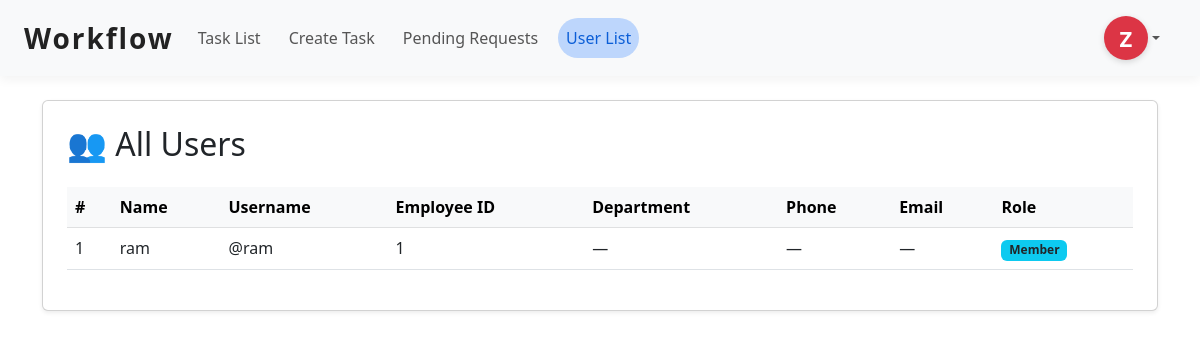
Page /users/ (signed in) on the earlier database version.
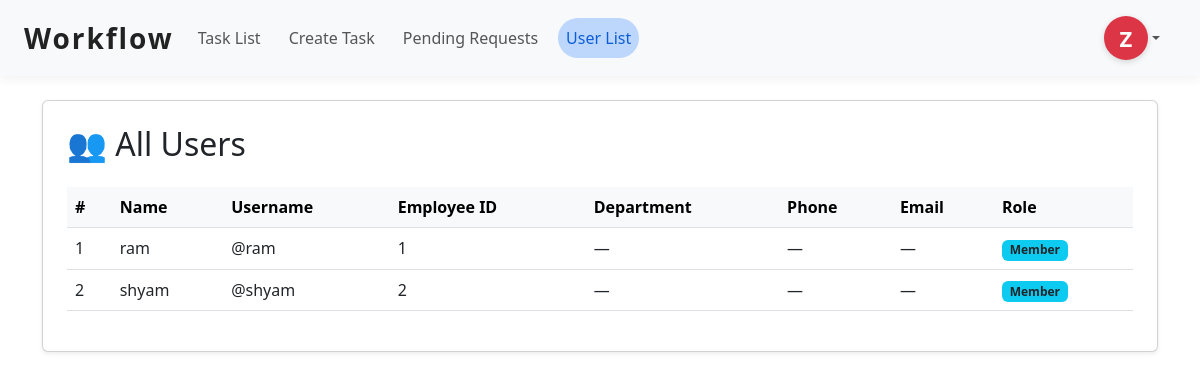
Same page on the later database version.
### accounts/models.py (models this page shows, shortened)
class CustomUser(AbstractUser):
    employee_id = models.CharField(max_length=20, unique=True)
    name = models.CharField(max_length=100)
    department = models.CharField(max_length=100, blank=True, null=True)  # new
    phone_number = models.CharField(max_length=20, blank=True, null=True)  # new
    is_first_login = models.BooleanField(default=True)

### accounts/views.py (the view)
# urls.py: path('users/', user_list, name='user_list'),
@login_required
@user_passes_test(is_admin_or_manager)
def user_list(request):
    users = CustomUser.objects.filter(is_superuser=False)
    return render(request, 'accounts/user_list.html', {'users': users})

### accounts/context_processors.py (called while the page is built)
def pending_requests_count(request):
    if request.user.is_authenticated and request.user.is_superuser:
        count = SignupRequest.objects.count()
        return {'pending_requests_count': count}
    return {'pending_requests_count': 0}

### accounts/views.py (called while the page is built)
def is_admin_or_manager(user):
    return user.is_superuser or user.groups.filter(name='Manager').exists()

### accounts/templates/accounts/user_list.html (shortened to what this page needs)
{% extends 'accounts/base.html' %}
{% block content %}
<div class="card shadow-sm p-4">
  <h2 class="mb-4">👥 All Users</h2>
  <div class="table-responsive">
    <table class="table table-hover align-middle">
      <thead class="table-light">
        <tr>
          <th scope="col">#</th>
          <th scope="col">Name</th>
          <th scope="col">Username</th>
          <th scope="col">Employee ID</th>
          <th scope="col">Department</th>
          <th scope="col">Phone</th>
          <th scope="col">Email</th>
          <th scope="col">Role</th>
        </tr>
      </thead>
      <tbody>
        {% for user in users %}
          <tr>
            <td>{{ forloop.counter }}</td>
            <td>{{ user.name }}</td>
            <td>@{{ user.username }}</td>
            <td>{{ user.employee_id }}</td>
            <td>{{ user.department|default:"—" }}</td>
            <td>{{ user.phone_number|default:"—" }}</td>
            <td>{{ user.email|default:"—" }}</td>
            <td>
              {% if user.is_superuser %}
                <span class="badge bg-danger">Admin</span>
              {% elif user.groups.first %}
                <span class="badge bg-info text-dark">{{ user.groups.first.name }}</span>
              {% else %}
                <span class="badge bg-secondary">Member</span>
              {% endif %}
            </td>
          </tr>
        {% empty %}
          <tr>
            <td colspan="8" class="text-center text-muted fst-italic">
              No users found.
            </td>
          </tr>
        {% endfor %}
      </tbody>
    </table>
  </div>
</div>
{% endblock %}

Differences in the rows shown:
added CustomUser: name "shyam", username "shyam", employee_id "2", department "—", phone_number "—", email "—", groups.first.name "Member"
